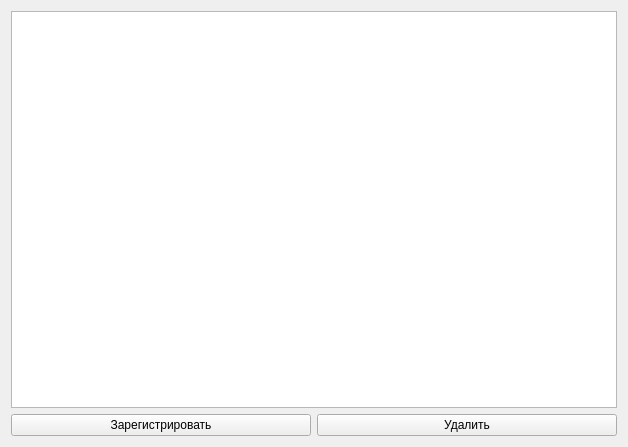
<?xml version="1.0" encoding="UTF-8"?>
<ui version="4.0">
 <class>FormOwner</class>
 <widget class="QWidget" name="FormOwner">
  <property name="geometry">
   <rect>
    <x>0</x>
    <y>0</y>
    <width>628</width>
    <height>447</height>
   </rect>
  </property>
  <property name="windowTitle">
   <string>Form</string>
  </property>
  <layout class="QHBoxLayout" name="horizontalLayout_2">
   <item>
    <layout class="QVBoxLayout" name="verticalLayout">
     <item>
      <widget class="QListWidget" name="barListWidget"/>
     </item>
     <item>
      <layout class="QHBoxLayout" name="horizontalLayout">
       <item>
        <widget class="QPushButton" name="pushButton">
         <property name="text">
          <string>Зарегистрировать</string>
         </property>
        </widget>
       </item>
       <item>
        <widget class="QPushButton" name="pushButton_2">
         <property name="text">
          <string>Удалить</string>
         </property>
        </widget>
       </item>
      </layout>
     </item>
    </layout>
   </item>
  </layout>
 </widget>
 <resources/>
 <connections/>
</ui>
